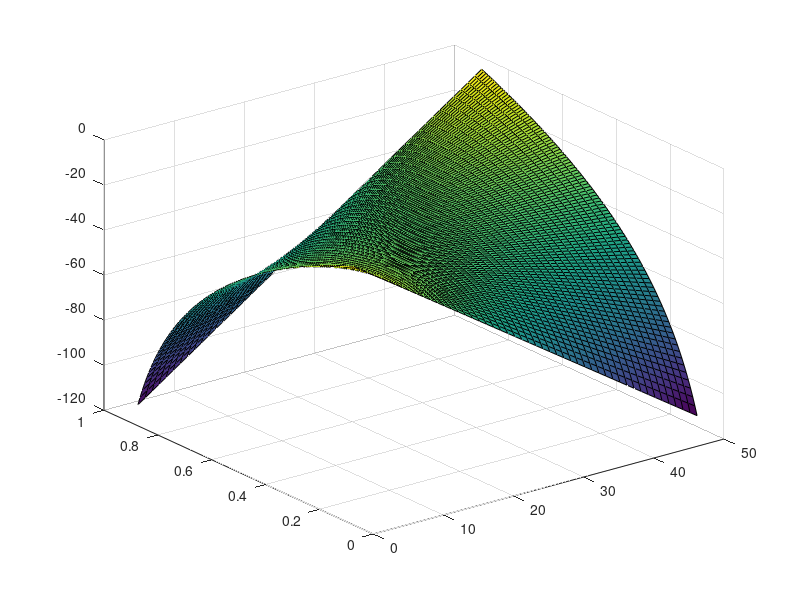

The MATLAB script that drew this image: (Note: this script raises an error after producing the figure.)
% MATLAB: Visualize the Maximum likelihood function
N = 50;
S = 1:N;
theta = linspace(0.1,0.9,100);
[S_grid, theta_grid] = meshgrid(S, theta);
L = S_grid.*log(theta_grid) + (N-S_grid).*log(1-theta_grid);
s = surf(S,theta,L);
s.LineStyle = '-';
colormap jet
view(65,15)
set(gcf, 'Position', [100, 100, 800, 800]);
set(gca,'FontWeight','bold','fontsize',14);

figure;
N = 50;
S = 1:0.1:N;
theta = linspace(0.1,0.9,1000);
[S_grid, theta_grid] = meshgrid(S, theta);
L = S_grid.*log(theta_grid) + (N-S_grid).*log(1-theta_grid);
imagesc(S,theta,L);
set(gcf, 'Position', [100, 100, 800, 800]);
set(gca,'FontWeight','bold','fontsize',14);
colormap jet
% saveas(gca,'mle.jpg', 'jpg')
Image = getframe(gcf);
imwrite(Image.cdata, 'mle.jpg');